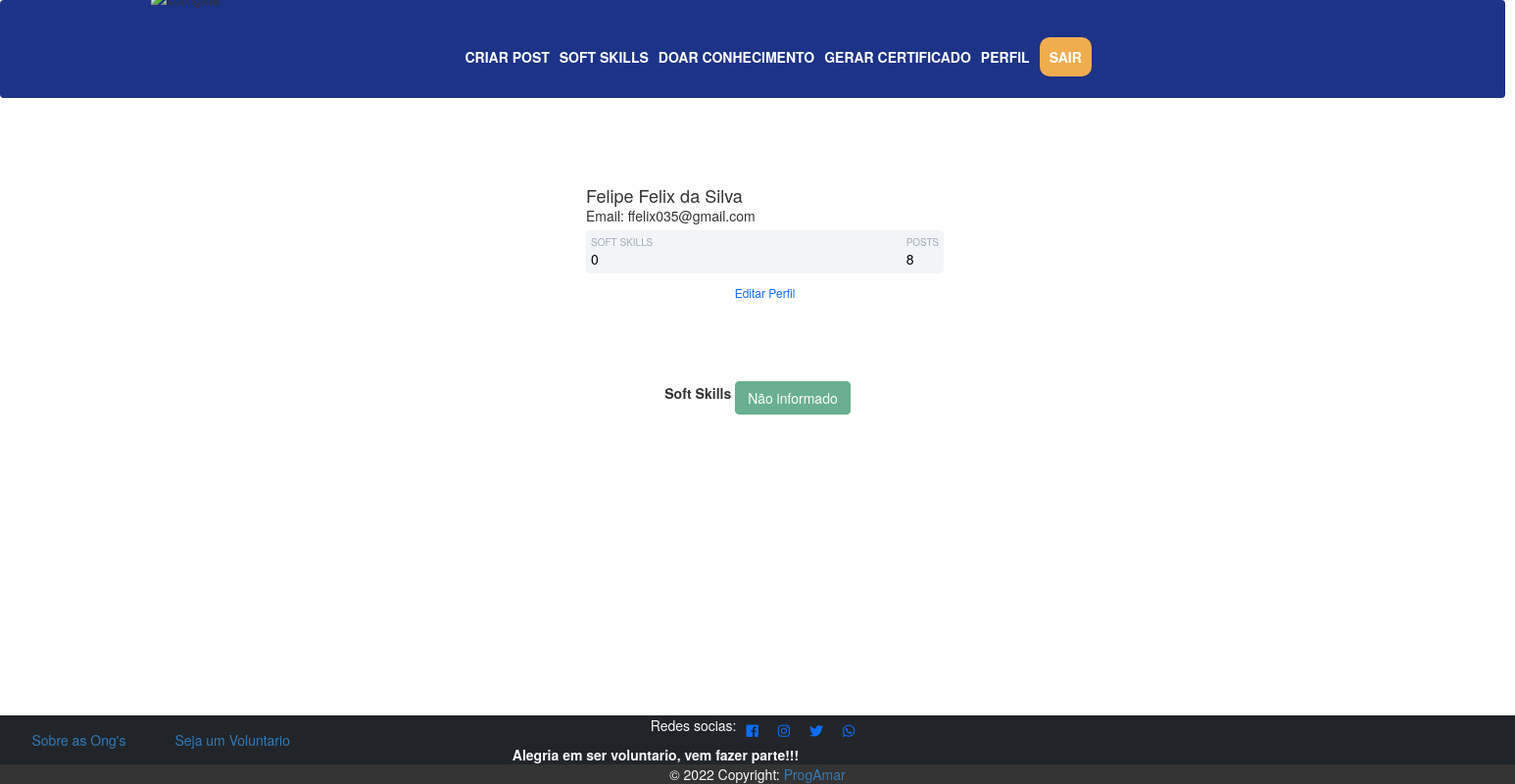
The app's page /perfilong (signed in) with its own data.
### comunidadeprog/models.py (models this page shows, shortened)
class Usuario(database.Model, UserMixin):
    id = database.Column(database.Integer, primary_key=True)
    nome = database.Column(database.String, nullable=False)
    email = database.Column(database.String, nullable=False, unique=True)
    senha = database.Column(database.String, nullable=False)
    foto_perfil = database.Column(database.String, default='default.jpg')
    posts = database.relationship('Post_usuario', backref='autor', lazy=True)
    softskills =database.Column(database.String, nullable=False, default='Não Informado')

### comunidadeprog/routes.py (the view)
@app.route('/perfilong')
def perfilong():
    return render_template("perfilong.html")

### comunidadeprog/models.py (called while the page is built)
@login_manager.user_loader
def load_usuario(id_usuario):
    return Usuario.query.get(int(id_usuario))

### comunidadeprog/templates/perfilong.html (shortened to what this page needs)
{% extends 'base.html'  %}
{% block body %}
    <div class="container p-5 d-flex justify-content-center  mt-5">
            <div class="card p-3">
                <div class="d-flex align-items-center">
                    <div class="image pe-4">
                </div>
                <div class="ml-3 w-100">
                   <h4 class="mb-0 mt-0">{{ current_user.nome }}</h4>
                   <span>Email: {{current_user.email}}</span>
                   <div class="p-2 mt-2 bg-primary d-flex justify-content-between rounded text-white stats">
                        {%if 'Não' in current_user.softskills %}
                            <div class="d-flex flex-column"> <span class="articles">SOFT SKILLS</span> <span class="number1">0</span> </div>
                        {%else %}
                            <div class="d-flex flex-column"><span class="articles">SOFT SKILLS</span> <span class="number1">{{ current_user.softskills.count(';') + 1 }}</span> </div>
                        {%endif %}
                    <div class="d-flex flex-column">
                        <span class="rating">POSTS</span>
                        <span class="number3">8</span>
                    </div>
                   </div>
                   <div class="button mt-2 d-flex flex-row align-items-center w-100  " >
                   <a class=w-100 href="{{ url_for('editar_perfil') }}"> <button class="btn btn-sm btn-outline-primary w-100 "> Editar Perfil </button> </a>
                   </div>
                </div>
                </div>
            </div>
         </div>
<div class="row justify-content-center mt-5">
    <div class="col col-4" style="text-align: center">
        <strong>Soft Skills</strong>
        {% for softskills in current_user.softskills.split(';') %}
        <button type="button" class="btn btn-success mt-2" disabled>{{ softskills}}</button>
        {% endfor %}
    </div>
</div>
{% endblock %}

### comunidadeprog/static/main.css (style rules this page uses)
.card { width: 400px; border: none; border-radius: 10px; background-color: #fff; }
.stats { background: #f2f5f8 !important; color: #000 !important; }
.articles { font-size:10px; color: #a1aab9; }
.number1 { font-weight:500; }
.rating { font-size:10px; color: #a1aab9; }
.number3 { font-weight:500; }

### records on screen
Usuario: nome "Felipe Felix da Silva", email "ffelix035@gmail.com", softskills "Não informado"
